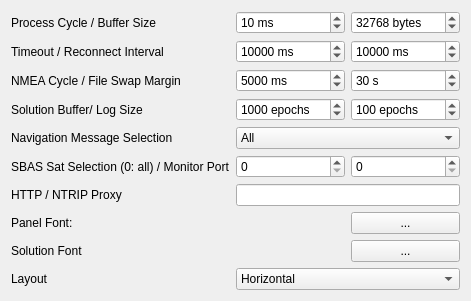
     <widget class="QWidget" name="TabSheet8">
      <property name="toolTip">
       <string/>
      </property>
      <attribute name="title">
       <string>&amp;Misc</string>
      </attribute>
      <layout class="QGridLayout" name="gridLayout_7">
       <item row="10" column="5">
        <widget class="QSpinBox" name="sBMonitorPort">
         <property name="toolTip">
          <string>&lt;html&gt;&lt;head/&gt;&lt;body&gt;&lt;p&gt;Set monitor port number. &lt;/p&gt;&lt;p&gt;The monitor port is TCP server port to connect from outside or by RTKPLOT for real-time solution monitor. If multiple instances of RTKNAVI are generated, the following numbers are used automatically. If 0 is set, the monitor port is not used.&lt;/p&gt;&lt;/body&gt;&lt;/html&gt;</string>
         </property>
         <property name="maximum">
          <number>65535</number>
         </property>
        </widget>
       </item>
       <item row="1" column="5">
        <widget class="QSpinBox" name="sBServerBufferSize">
         <property name="toolTip">
          <string>&lt;html&gt;&lt;head/&gt;&lt;body&gt;&lt;p&gt;Set the input message buffer size in bytes (option: &lt;span style=&quot; font-style:italic;&quot;&gt;misc-svrcycle&lt;/span&gt;).&lt;/p&gt;&lt;p&gt;Usually set it to 32768 or more.&lt;/p&gt;&lt;/body&gt;&lt;/html&gt;</string>
         </property>
         <property name="suffix">
          <string> bytes</string>
         </property>
         <property name="maximum">
          <number>10000000</number>
         </property>
         <property name="value">
          <number>32768</number>
         </property>
        </widget>
       </item>
       <item row="7" column="5">
        <widget class="QSpinBox" name="sBSavedSolution">
         <property name="toolTip">
          <string>&lt;html&gt;&lt;head/&gt;&lt;body&gt;&lt;p&gt;Set the internal log buffer size.  &lt;/p&gt;&lt;/body&gt;&lt;/html&gt;</string>
         </property>
         <property name="suffix">
          <string> epochs</string>
         </property>
         <property name="maximum">
          <number>1000000</number>
         </property>
         <property name="value">
          <number>100</number>
         </property>
        </widget>
       </item>
       <item row="1" column="4">
        <widget class="QSpinBox" name="sBServerCycle">
         <property name="toolTip">
          <string>&lt;html&gt;&lt;head/&gt;&lt;body&gt;&lt;p&gt;Set the processing cycle time of in ms (option: &lt;span style=&quot; font-style:italic;&quot;&gt;misc-svrcycle&lt;/span&gt;). &lt;/p&gt;&lt;p&gt;Usually set 100 ms or less value.&lt;/p&gt;&lt;/body&gt;&lt;/html&gt;</string>
         </property>
         <property name="suffix">
          <string> ms</string>
         </property>
         <property name="maximum">
          <number>10000</number>
         </property>
         <property name="value">
          <number>10</number>
         </property>
        </widget>
       </item>
       <item row="5" column="4">
        <widget class="QSpinBox" name="sBNmeaCycle">
         <property name="toolTip">
          <string>&lt;html&gt;&lt;head/&gt;&lt;body&gt;&lt;p&gt;Set the NMEA GPGGA transmission cycle to NRTK server (option &lt;span style=&quot; font-style:italic;&quot;&gt;misc-nmeacycle&lt;/span&gt;).&lt;/p&gt;&lt;/body&gt;&lt;/html&gt;</string>
         </property>
         <property name="suffix">
          <string> ms</string>
         </property>
         <property name="minimum">
          <number>1000</number>
         </property>
         <property name="maximum">
          <number>1000000</number>
         </property>
         <property name="value">
          <number>5000</number>
         </property>
        </widget>
       </item>
       <item row="10" column="4">
        <widget class="QSpinBox" name="sBSbasSatellite">
         <property name="toolTip">
          <string>&lt;html&gt;&lt;head/&gt;&lt;body&gt;&lt;p&gt;If SBAS DGPS correction enabled, input SBAS satellite PRN number to be used (option &lt;span style=&quot; font-style:italic;&quot;&gt;misc-sbasatsel&lt;/span&gt;). &lt;/p&gt;&lt;p&gt;If you input 0, all available SBAS satellites are used.&lt;/p&gt;&lt;/body&gt;&lt;/html&gt;</string>
         </property>
         <property name="maximum">
          <number>65535</number>
         </property>
        </widget>
       </item>
       <item row="7" column="4">
        <widget class="QSpinBox" name="sBSolutionBufferSize">
         <property name="toolTip">
          <string>&lt;html&gt;&lt;head/&gt;&lt;body&gt;&lt;p&gt;Set the internal solution buffer size (option &lt;span style=&quot; font-style:italic;&quot;&gt;misc-buffersize&lt;/span&gt;).  &lt;/p&gt;&lt;p&gt;To increase the length of the receiver trajectory on &amp;quot;RTK Map&amp;quot;, increase the solution buffer size.&lt;/p&gt;&lt;/body&gt;&lt;/html&gt;</string>
         </property>
         <property name="suffix">
          <string> epochs</string>
         </property>
         <property name="maximum">
          <number>1000000</number>
         </property>
         <property name="value">
          <number>1000</number>
         </property>
        </widget>
       </item>
       <item row="3" column="5">
        <widget class="QSpinBox" name="sBReconnectTime">
         <property name="toolTip">
          <string>&lt;html&gt;&lt;head/&gt;&lt;body&gt;&lt;p&gt;Set the re-connect interval for TCP client and NTRIP client connections (option &lt;span style=&quot; font-style:italic;&quot;&gt;misc-reconnect&lt;/span&gt;). &lt;/p&gt;&lt;p&gt;If the timeout time expired without sever response, RTKNAVI retries to connect to server after waiting for the re-connect interval.&lt;/p&gt;&lt;/body&gt;&lt;/html&gt;</string>
         </property>
         <property name="suffix">
          <string> ms</string>
         </property>
         <property name="maximum">
          <number>1000000</number>
         </property>
         <property name="value">
          <number>10000</number>
         </property>
        </widget>
       </item>
       <item row="5" column="5">
        <widget class="QSpinBox" name="sBFileSwapMargin">
         <property name="toolTip">
          <string>&lt;html&gt;&lt;head/&gt;&lt;body&gt;&lt;p&gt;If output or log file swap enabled, set the overlapped periods between the previous and the new output files. If you set it to 0, the periods of these files are not overlapped. &lt;/p&gt;&lt;p&gt;This feature is to avoid the missing of transient data by the output file swapping.&lt;/p&gt;&lt;/body&gt;&lt;/html&gt;</string>
         </property>
         <property name="suffix">
          <string> s</string>
         </property>
         <property name="maximum">
          <number>10000</number>
         </property>
         <property name="value">
          <number>30</number>
         </property>
        </widget>
       </item>
       <item row="12" column="5">
        <widget class="QPushButton" name="btnFontPanel">
         <property name="toolTip">
          <string>&lt;html&gt;&lt;head/&gt;&lt;body&gt;&lt;p&gt;Select the font of the panel display in the main window.&lt;/p&gt;&lt;/body&gt;&lt;/html&gt;</string>
         </property>
         <property name="text">
          <string>...</string>
         </property>
        </widget>
       </item>
       <item row="8" column="4" colspan="2">
        <widget class="QComboBox" name="cBNavSelect">
         <property name="toolTip">
          <string>&lt;html&gt;&lt;head/&gt;&lt;body&gt;&lt;p&gt;Select navigation messages to be used (option &lt;span style=&quot; font-style:italic;&quot;&gt;misc-navmsgsel&lt;/span&gt;).&lt;/p&gt;&lt;p&gt;- All: In any of the input streams&lt;/p&gt;&lt;p&gt;- Rover: In the rover receiver stream&lt;/p&gt;&lt;p&gt;- Base Station: In the base station receiver stream&lt;/p&gt;&lt;p&gt;- Correction: In the correction stream&lt;/p&gt;&lt;/body&gt;&lt;/html&gt;</string>
         </property>
         <item>
          <property name="text">
           <string>All</string>
          </property>
         </item>
         <item>
          <property name="text">
           <string>1 Rover</string>
          </property>
         </item>
         <item>
          <property name="text">
           <string>2 Base Station</string>
          </property>
         </item>
         <item>
          <property name="text">
           <string>3 Correction</string>
          </property>
         </item>
        </widget>
       </item>
       <item row="14" column="0">
        <widget class="QLabel" name="Label43">
         <property name="toolTip">
          <string/>
         </property>
         <property name="text">
          <string>Layout</string>
         </property>
        </widget>
       </item>
       <item row="12" column="0">
        <widget class="QLabel" name="Label46_2">
         <property name="palette">
          <palette>
           <active>
            <colorrole role="WindowText">
             <brush brushstyle="SolidPattern">
              <color alpha="255">
               <red>0</red>
               <green>0</green>
               <blue>0</blue>
              </color>
             </brush>
            </colorrole>
           </active>
           <inactive>
            <colorrole role="WindowText">
             <brush brushstyle="SolidPattern">
              <color alpha="255">
               <red>0</red>
               <green>0</green>
               <blue>0</blue>
              </color>
             </brush>
            </colorrole>
           </inactive>
           <disabled>
            <colorrole role="WindowText">
             <brush brushstyle="SolidPattern">
              <color alpha="255">
               <red>0</red>
               <green>0</green>
               <blue>0</blue>
              </color>
             </brush>
            </colorrole>
           </disabled>
          </palette>
         </property>
         <property name="toolTip">
          <string/>
         </property>
         <property name="text">
          <string>Panel Font:</string>
         </property>
        </widget>
       </item>
       <item row="3" column="4">
        <widget class="QSpinBox" name="sBTimeoutTime">
         <property name="toolTip">
          <string>&lt;html&gt;&lt;head/&gt;&lt;body&gt;&lt;p&gt;Set the timeout interval for TCP client and NTRIP client connections (option &lt;span style=&quot; font-style:italic;&quot;&gt;misc-timeout&lt;/span&gt;).&lt;/p&gt;&lt;p&gt;If the timeout time expired without sever response, RTKNAVI retries to connect to server after waiting for the reconnect interval.&lt;/p&gt;&lt;/body&gt;&lt;/html&gt;</string>
         </property>
         <property name="suffix">
          <string> ms</string>
         </property>
         <property name="maximum">
          <number>1000000</number>
         </property>
         <property name="value">
          <number>10000</number>
         </property>
        </widget>
       </item>
       <item row="13" column="0">
        <widget class="QLabel" name="Label47_2">
         <property name="palette">
          <palette>
           <active>
            <colorrole role="WindowText">
             <brush brushstyle="SolidPattern">
              <color alpha="255">
               <red>0</red>
               <green>0</green>
               <blue>0</blue>
              </color>
             </brush>
            </colorrole>
           </active>
           <inactive>
            <colorrole role="WindowText">
             <brush brushstyle="SolidPattern">
              <color alpha="255">
               <red>0</red>
               <green>0</green>
               <blue>0</blue>
              </color>
             </brush>
            </colorrole>
           </inactive>
           <disabled>
            <colorrole role="WindowText">
             <brush brushstyle="SolidPattern">
              <color alpha="255">
               <red>0</red>
               <green>0</green>
               <blue>0</blue>
              </color>
             </brush>
            </colorrole>
           </disabled>
          </palette>
         </property>
         <property name="toolTip">
          <string/>
         </property>
         <property name="text">
          <string>Solution Font</string>
         </property>
        </widget>
       </item>
       <item row="13" column="5">
        <widget class="QPushButton" name="btnFontSolution">
         <property name="toolTip">
          <string>Select the font of the solution display in the main window.</string>
         </property>
         <property name="text">
          <string>...</string>
         </property>
        </widget>
       </item>
       <item row="12" column="4">
        <widget class="QLabel" name="fontLabelPanel"/>
       </item>
       <item row="13" column="4">
        <widget class="QLabel" name="fontLabelSolution"/>
       </item>
       <item row="14" column="4" colspan="2">
        <widget class="QComboBox" name="cBPanelStack">
         <property name="toolTip">
          <string>Select the layout direction for the panels in the main window</string>
         </property>
         <item>
          <property name="text">
           <string>Horizontal</string>
          </property>
         </item>
         <item>
          <property name="text">
           <string>Vertical</string>
          </property>
         </item>
        </widget>
       </item>
       <item row="11" column="4" colspan="2">
        <widget class="QLineEdit" name="lEProxyAddress">
         <property name="toolTip">
          <string>&lt;html&gt;&lt;head/&gt;&lt;body&gt;&lt;p&gt;Set HTTP/NTRIP proxy server address and port number as &amp;lt;address&amp;gt;:&amp;lt;port&amp;gt; form to connect&lt;/p&gt;&lt;p&gt;the NTRIP Caster via a HTTP-Proxy server (option &lt;span style=&quot; font-style:italic;&quot;&gt;misc-proxyaddr&lt;/span&gt;)&lt;/p&gt;&lt;/body&gt;&lt;/html&gt;</string>
         </property>
        </widget>
       </item>
       <item row="3" column="0">
        <widget class="QLabel" name="Label44">
         <property name="toolTip">
          <string/>
         </property>
         <property name="text">
          <string>Timeout / Reconnect Interval</string>
         </property>
        </widget>
       </item>
       <item row="1" column="0">
        <widget class="QLabel" name="Label19">
         <property name="toolTip">
          <string/>
         </property>
         <property name="text">
          <string>Process Cycle / Buffer Size</string>
         </property>
        </widget>
       </item>
       <item row="5" column="0">
        <widget class="QLabel" name="Label46">
         <property name="toolTip">
          <string/>
         </property>
         <property name="text">
          <string>NMEA Cycle / File Swap Margin</string>
         </property>
        </widget>
       </item>
       <item row="7" column="0">
        <widget class="QLabel" name="Label41">
         <property name="toolTip">
          <string/>
         </property>
         <property name="text">
          <string>Solution Buffer/ Log Size</string>
         </property>
        </widget>
       </item>
       <item row="8" column="0">
        <widget class="QLabel" name="Label42">
         <property name="toolTip">
          <string/>
         </property>
         <property name="text">
          <string>Navigation Message Selection</string>
         </property>
        </widget>
       </item>
       <item row="10" column="0">
        <widget class="QLabel" name="Label5">
         <property name="toolTip">
          <string/>
         </property>
         <property name="text">
          <string>SBAS Sat Selection (0: all) / Monitor Port</string>
         </property>
        </widget>
       </item>
       <item row="11" column="0">
        <widget class="QLabel" name="Label45">
         <property name="toolTip">
          <string/>
         </property>
         <property name="text">
          <string>HTTP / NTRIP Proxy</string>
         </property>
        </widget>
       </item>
      </layout>
     </widget>
